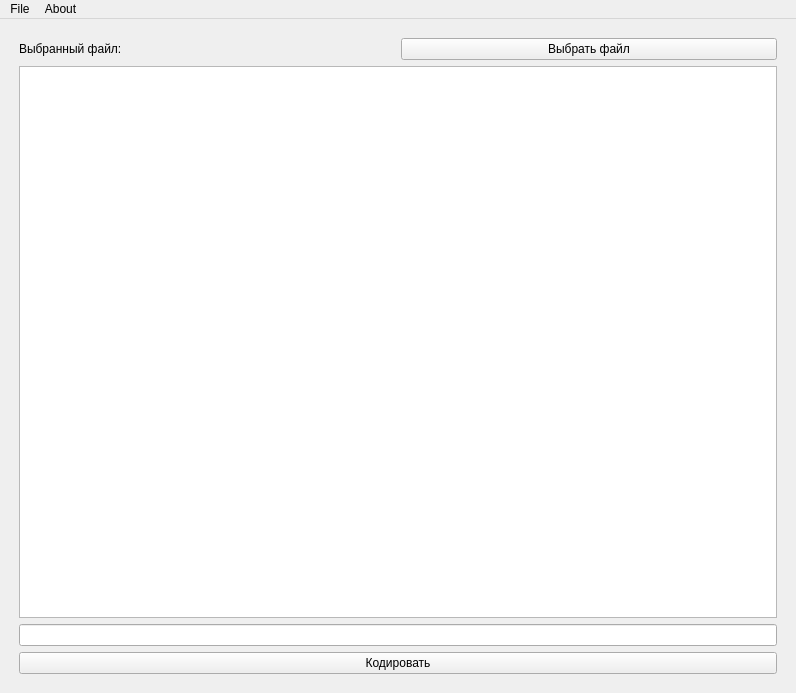
<?xml version="1.0" encoding="UTF-8"?>
<ui version="4.0">
 <class>MainWindow</class>
 <widget class="QMainWindow" name="MainWindow">
  <property name="geometry">
   <rect>
    <x>0</x>
    <y>0</y>
    <width>796</width>
    <height>693</height>
   </rect>
  </property>
  <property name="windowTitle">
   <string>MainWindow</string>
  </property>
  <widget class="QWidget" name="centralwidget">
   <layout class="QGridLayout" name="gridLayout">
    <item row="5" column="1" colspan="2">
     <spacer name="spacer3">
      <property name="orientation">
       <enum>Qt::Vertical</enum>
      </property>
      <property name="sizeType">
       <enum>QSizePolicy::Fixed</enum>
      </property>
      <property name="sizeHint" stdset="0">
       <size>
        <width>0</width>
        <height>10</height>
       </size>
      </property>
     </spacer>
    </item>
    <item row="1" column="2">
     <widget class="QPushButton" name="file_button">
      <property name="text">
       <string>Выбрать файл</string>
      </property>
     </widget>
    </item>
    <item row="1" column="3" rowspan="4">
     <spacer name="spacer2">
      <property name="orientation">
       <enum>Qt::Horizontal</enum>
      </property>
      <property name="sizeType">
       <enum>QSizePolicy::Fixed</enum>
      </property>
      <property name="sizeHint" stdset="0">
       <size>
        <width>10</width>
        <height>0</height>
       </size>
      </property>
     </spacer>
    </item>
    <item row="4" column="1" colspan="2">
     <widget class="QPushButton" name="enter_button">
      <property name="sizePolicy">
       <sizepolicy hsizetype="Expanding" vsizetype="Fixed">
        <horstretch>0</horstretch>
        <verstretch>0</verstretch>
       </sizepolicy>
      </property>
      <property name="text">
       <string>Кодировать</string>
      </property>
     </widget>
    </item>
    <item row="1" column="0" rowspan="4">
     <spacer name="spacer1">
      <property name="orientation">
       <enum>Qt::Horizontal</enum>
      </property>
      <property name="sizeType">
       <enum>QSizePolicy::Fixed</enum>
      </property>
      <property name="sizeHint" stdset="0">
       <size>
        <width>10</width>
        <height>0</height>
       </size>
      </property>
     </spacer>
    </item>
    <item row="0" column="1" colspan="2">
     <spacer name="spacer4">
      <property name="orientation">
       <enum>Qt::Vertical</enum>
      </property>
      <property name="sizeType">
       <enum>QSizePolicy::Fixed</enum>
      </property>
      <property name="sizeHint" stdset="0">
       <size>
        <width>0</width>
        <height>10</height>
       </size>
      </property>
     </spacer>
    </item>
    <item row="2" column="1" colspan="2">
     <widget class="QGraphicsView" name="graphics_view"/>
    </item>
    <item row="1" column="1">
     <widget class="QLabel" name="file_label">
      <property name="text">
       <string>Выбранный файл: </string>
      </property>
     </widget>
    </item>
    <item row="3" column="1" colspan="2">
     <widget class="QLineEdit" name="text"/>
    </item>
   </layout>
  </widget>
  <widget class="QMenuBar" name="menuBar">
   <property name="geometry">
    <rect>
     <x>0</x>
     <y>0</y>
     <width>796</width>
     <height>30</height>
    </rect>
   </property>
   <widget class="QMenu" name="menu_file">
    <property name="title">
     <string>File</string>
    </property>
   </widget>
   <widget class="QMenu" name="menu_about">
    <property name="title">
     <string>About</string>
    </property>
   </widget>
   <addaction name="menu_file"/>
   <addaction name="menu_about"/>
  </widget>
 </widget>
 <resources/>
 <connections/>
</ui>
